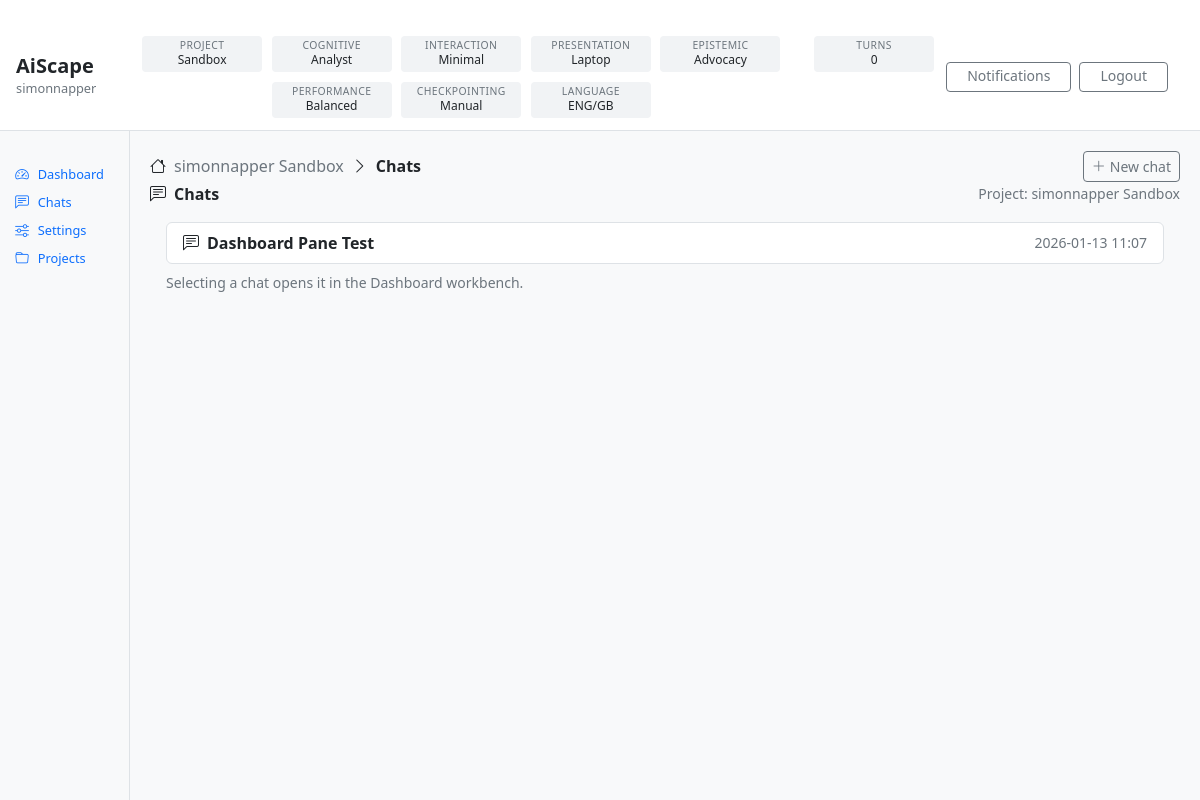
Screenshot of /accounts/chats/ (signed in) with the database file from the repository.
### accounts/models.py (models this page shows)
class User(AbstractUser):
    email = models.EmailField(unique=True)

### projects/models.py (models this page shows, shortened)
class Project(models.Model):
    class Kind(models.TextChoices):
        STANDARD = "STANDARD", "Standard"
        SANDBOX = "SANDBOX", "Sandbox"
    class PrimaryType(models.TextChoices):
        META = "META", "Meta / Programme"
        KNOWLEDGE = "KNOWLEDGE", "Knowledge"
        DELIVERY = "DELIVERY", "Delivery"
        RESEARCH = "RESEARCH", "Research"
        OPERATIONS = "OPERATIONS", "Operations"
    class Mode(models.TextChoices):
        PLAN = "PLAN", "Plan"
        EXECUTE = "EXECUTE", "Execute"
        REVIEW = "REVIEW", "Review"
    class Status(models.TextChoices):
        ACTIVE = "ACTIVE", "Active"
        PAUSED = "PAUSED", "Paused"
        ARCHIVED = "ARCHIVED", "Archived"
    name = models.CharField(max_length=200, unique=True)
    description = models.TextField(blank=True)
    purpose = models.TextField(blank=True, default="")
    kind = models.CharField(
        max_length=20,
        choices=Kind.choices,
        default=Kind.STANDARD,
    )
    primary_type = models.CharField(
        max_length=20,
        choices=PrimaryType.choices,
        default=PrimaryType.DELIVERY,
    )
    mode = models.CharField(
        max_length=10,
        choices=Mode.choices,
        default=Mode.PLAN,
    )
    status = models.CharField(
        max_length=10,
        choices=Status.choices,
        default=Status.ACTIVE,
    )
    owner = models.ForeignKey(
        settings.AUTH_USER_MODEL,
        on_delete=models.PROTECT,
        related_name="owned_projects",
    )
    active_l4_config = models.ForeignKey(
        "config.ConfigRecord",
        on_delete=models.PROTECT,
        null=True,
        blank=True,
        related_name="projects_using_as_active_l4",
    )
    created_at = models.DateTimeField(auto_now_add=True)
    updated_at = models.DateTimeField(auto_now=True)

### accounts/models_avatars.py (models this page shows, shortened)
class Avatar(models.Model):
    class Category(models.TextChoices):
        COGNITIVE = "COGNITIVE", "Cognitive"
        INTERACTION = "INTERACTION", "Interaction"
        PRESENTATION = "PRESENTATION", "Presentation"
        EPISTEMIC = "EPISTEMIC", "Epistemic"
        PERFORMANCE = "PERFORMANCE", "Performance"
        CHECKPOINTING = "CHECKPOINTING", "Checkpointing"
    category = models.CharField(max_length=20, choices=Category.choices)
    key = models.SlugField(max_length=80)  # unique per category (enforced below)
    name = models.CharField(max_length=120)
    description = models.TextField(blank=True)
    is_active = models.BooleanField(default=True)
    created_at = models.DateTimeField(auto_now_add=True)
    updated_at = models.DateTimeField(auto_now=True)
    class Meta:
        unique_together = [("category", "key")]
        indexes = [
            models.Index(fields=["category", "is_active"]),
            models.Index(fields=["category", "key"]),
        ]

class UserProfile(models.Model):
    user = models.OneToOneField(
        settings.AUTH_USER_MODEL,
        on_delete=models.CASCADE,
        related_name="profile",
    )
    default_language = models.CharField(max_length=40, default="English")
    default_language_variant = models.CharField(max_length=40, default="British English")
    language_switching_permitted = models.BooleanField(default=True)
    persist_language_switch_for_session = models.BooleanField(default=True)
    cognitive_avatar = models.ForeignKey(
        Avatar,
        on_delete=models.PROTECT,
        related_name="users_cognitive",
        limit_choices_to={"category": Avatar.Category.COGNITIVE, "is_active": True},
    )
    interaction_avatar = models.ForeignKey(
        Avatar,
        on_delete=models.PROTECT,
        related_name="users_interaction",
        limit_choices_to={"category": Avatar.Category.INTERACTION, "is_active": True},
    )
    presentation_avatar = models.ForeignKey(
        Avatar,
        on_delete=models.PROTECT,
        related_name="users_presentation",
        limit_choices_to={"category": Avatar.Category.PRESENTATION, "is_active": True},
    )
    epistemic_avatar = models.ForeignKey(
        Avatar,
        on_delete=models.PROTECT,
        related_name="users_epistemic",
        limit_choices_to={"category": Avatar.Category.EPISTEMIC, "is_active": True},
    )
    performance_avatar = models.ForeignKey(
        Avatar,
        on_delete=models.PROTECT,
        related_name="users_performance",
        limit_choices_to={"category": Avatar.Category.PERFORMANCE, "is_active": True},
    )
    checkpointing_avatar = models.ForeignKey(
        Avatar,
        on_delete=models.PROTECT,
        related_name="users_checkpointing",
        limit_choices_to={"category": Avatar.Category.CHECKPOINTING, "is_active": True},
    )
    created_at = models.DateTimeField(auto_now_add=True)
    updated_at = models.DateTimeField(auto_now=True)
    class Meta:
        indexes = [
            models.Index(fields=["default_language_variant"]),
        ]

### chats/models.py (models this page shows, shortened)
class ChatWorkspace(models.Model):
    class Status(models.TextChoices):
        ACTIVE = "ACTIVE", "Active"
        ARCHIVED = "ARCHIVED", "Archived"
    project = models.ForeignKey(
        "projects.Project",
        on_delete=models.CASCADE,
        related_name="chats",
    )
    folder = models.ForeignKey(
        "projects.Folder",
        on_delete=models.SET_NULL,
        null=True,
        blank=True,
        related_name="chats",
    )
    title = models.CharField(max_length=250)
    status = models.CharField(
        max_length=20,
        choices=Status.choices,
        default=Status.ACTIVE,
    )
    created_by = models.ForeignKey(
        settings.AUTH_USER_MODEL,
        on_delete=models.PROTECT,
        related_name="created_chats",
    )
    created_at = models.DateTimeField(auto_now_add=True)
    updated_at = models.DateTimeField(auto_now=True)

### accounts/views.py (the view)
# urls.py: path("chats/", views.chat_list, name="chat_list"),
@login_required
def chat_list(request):
    user = request.user
    if user.is_superuser or user.is_staff:
        pqs = accessible_projects_qs(request.user)
    else:
        pqs = accessible_projects_qs(request.user).filter(Q(owner=user) | Q(scoped_roles__user=user)).distinct()
    projects = pqs.select_related("owner", "active_l4_config").order_by("name")
    active_project = None
    active_project_id = request.session.get("rw_active_project_id")
    if active_project_id:
        active_project = projects.filter(pk=active_project_id).first()
    if active_project is None:
        active_project = projects.first()
        if active_project:
            request.session["rw_active_project_id"] = active_project.id
            request.session.modified = True
    chats = []
    if active_project:
        from chats.models import ChatWorkspace
        chats = list(
            ChatWorkspace.objects.filter(
                project=active_project,
                status=ChatWorkspace.Status.ACTIVE,
            ).order_by("-updated_at", "-created_at")
        )
    return render(
        request,
        "accounts/chat_list.html",
        {
            "projects": projects,
            "active_project": active_project,
            "chats": chats,
        },
    )

### accounts/templatetags/rw_extras.py (called while the page is built)
@register.filter
def get_item(d, key):
    if d is None:
        return None
    try:
        return d.get(key)
    except AttributeError:
        try:
            return d[key]
        except Exception:
            return None

### notifications/context_processors.py (called while the page is built)
def notifications_bar(request) -> Dict[str, Any]:
    user = getattr(request, "user", None)
    if not user or isinstance(user, AnonymousUser) or not user.is_authenticated:
        return {"rw_notifications": None}
    unread = Notification.objects.filter(recipient=user, is_read=False).count()
    return {
        "rw_notifications": {
            "unread_count": unread,
        }
    }

### projects/services.py (called while the page is built)
def accessible_projects_qs(user):
    if not getattr(user, "is_authenticated", False):
        return Project.objects.none()
    if user.is_superuser or user.is_staff:
        return Project.objects.all()
    return Project.objects.filter(
        Q(owner=user) | Q(scoped_roles__user=user)
    ).distinct()

### templates/accounts/chat_list.html (shortened to what this page needs)
{% extends "base.html" %}
{% block content %}
<div class="rw-main-inner">
    <div class="rw-breadcrumbs d-flex align-items-center justify-content-between">
        <div class="d-flex align-items-center gap-2">
            <i class="bi bi-house"></i>
            <span class="text-secondary">{% if active_project %}{{ active_project.name }}{% else %}—{% endif %}</span>
            <i class="bi bi-chevron-right"></i>
            <span class="fw-semibold">Chats</span>
        </div>
        <div class="d-flex align-items-center gap-2">
            <a class="btn btn-sm btn-outline-secondary" href="#">
                <i class="bi bi-plus-lg me-1"></i>New chat
            </a>
        </div>
    </div>
    <div class="rw-workarea">
        <div class="rw-pane">
            <div class="rw-pane-header d-flex align-items-center justify-content-between">
                <div class="fw-semibold">
                    <i class="bi bi-chat-left-text me-2"></i>Chats
                </div>
                {% if active_project %}
                <span class="text-secondary small">Project: {{ active_project.name }}</span>
                {% endif %}
            </div>
            <div class="rw-pane-body p-3">
                {% if not active_project %}
                <div class="alert alert-secondary mb-0">
                    You do not have access to any projects yet.
                </div>
                {% elif not chats %}
                <div class="alert alert-secondary mb-0">
                    No chats yet in this project.
                </div>
                {% else %}
                <div class="list-group">
                    {% for c in chats %}
                    <a class="list-group-item list-group-item-action d-flex align-items-center justify-content-between"
                       href="{% url 'accounts:dashboard' %}?chat={{ c.id }}">
                        <div class="d-flex align-items-center gap-2">
                            <i class="bi bi-chat-left-text"></i>
                            <span class="fw-semibold">{{ c.title }}</span>
                        </div>
                        <span class="text-secondary small">{{ c.updated_at|date:"Y-m-d H:i" }}</span>
                    </a>
                    {% endfor %}
                </div>
                <div class="text-secondary small mt-2">
                    Selecting a chat opens it in the Dashboard workbench.
                </div>
                {% endif %}
            </div>
        </div>
    </div>
</div>
{% endblock %}

### templates/partials/topbar.html (shortened to what this page needs)
{% load rw_extras %}
<header class="rw-topbar" role="banner">
  <div class="rw-topbar-left">
    <div class="rw-brand">
      <div class="rw-brand-name">AiScape</div>
      <div class="rw-brand-user">{{ request.user.username }}</div>
    </div>
  </div>
  <div class="rw-topbar-centre">
    <div class="rw-status-grid" aria-label="Active configuration status">
      <div class="rw-status">
          <div class="rw-status-label">Project</div>
          <div class="rw-status-value">
            {% if rw_projects and rw_projects.active %}
               {{ rw_projects.active.kind|title }}
            {% else %}
               —
            {% endif %}
          </div>
</div>
      {% if rw_overrides %}
        {% for cat_key, cat_label in rw_overrides.categories %}
        <div class="rw-status">
          <div class="rw-status-label">{{ cat_label }}</div>
          <div class="rw-status-value">{{ rw_overrides.defaults|get_item:cat_key }}</div>
        </div>
        {% endfor %}
      {% endif %}
      <div class="rw-status">
        <div class="rw-status-label">Language</div>
        <div class="rw-status-value">
          {% with p=request.user.profile %}
            {{ p.default_language|default:""|slice:":3"|upper }}/{{ p.default_language_variant|default:""|slice:":3"|upper }}
          {% endwith %}
        </div>
      </div>
    </div>
    <div class="rw-status">
      <div class="rw-status-label">Turns</div>
      <div class="rw-status-value">
        {% if rw_chat %}{{ rw_chat.turn_count }}{% else %}—{% endif %}
      </div>
</div>
  </div>
  <div class="rw-topbar-right">
    <a class="btn btn-sm btn-outline-secondary rw-topbar-btn rw-bell-btn"
       href="{% url 'notifications:list' %}">
      Notifications
    </a>
    <form action="{% url 'accounts:logout' %}" method="post" class="rw-inline-form">
      <button type="submit" class="btn btn-sm btn-outline-secondary rw-topbar-btn">
        Logout
      </button>
    </form>
  </div>
</header>

### static/app.css (style rules this page uses)
.rw-topbar { display: grid; grid-template-columns: auto 1fr auto; align-items: center; gap: 0.75rem; padding: 0.75rem 1rem; border-bottom: 1px solid #dee2e6; background: #fff; }
.rw-topbar-left { min-width: 0; }
.rw-topbar-centre { min-width: 0; display: flex; justify-content: center; }
.rw-topbar-right { display: flex; align-items: center; gap: 0.5rem; padding-right: 1rem; }
.rw-brand-name { font-weight: 600; font-size: 1.25rem; line-height: 1.1; }
.rw-brand-user { font-size: 0.8rem; color: #6c757d; margin-top: 0.1rem; white-space: nowrap; overflow: hidden; text-overflow: ellipsis; }
.rw-status-grid { display: flex; flex-wrap: wrap; gap: 0.6rem; justify-content: center; }
.rw-status { flex: 0 0 120px; width: 120px; min-width: 120px; max-width: 120px; height: 36px; min-height: 36px; max-height: 36px; display: flex; flex-direction: column; justify-content: center; align-items: center; border-radius: 4px; background: #f1f3f5; text-align: center; padding: 0.05rem; }
.rw-status-label { font-size: 0.65rem; line-height: 1; color: #6c757d; text-transform: uppercase; letter-spacing: 0.04em; margin-bottom: 0.15rem; }
.rw-status-value { font-size: 0.75rem; line-height: 1.2; font-weight: 500; color: #212529; white-space: nowrap; overflow: hidden; text-overflow: ellipsis; }
.rw-topbar-btn { white-space: nowrap; padding: 0.35rem 1.25rem; line-height: 1.2; }
.rw-inline-form { margin: 0; }
.rw-bell-btn { position: relative; }
.rw-pane-body { line-height: 1.5; }

### rows the page displays
User: user.username "simonnapper"
Project: active.kind "Sandbox", name "simonnapper Sandbox"
Avatar: category "COGNITIVE", defaults|get_item "Analyst"
Avatar: category "INTERACTION", defaults|get_item "Minimal"
Avatar: category "PRESENTATION", defaults|get_item "Laptop"
Avatar: category "EPISTEMIC", defaults|get_item "Advocacy"
Avatar: category "PERFORMANCE", defaults|get_item "Balanced"
Avatar: category "CHECKPOINTING", defaults|get_item "Manual"
UserProfile: default_language "ENG", default_language_variant "GB"
ChatWorkspace: title "Dashboard Pane Test", updated_at "2026-01-13 11:07"

### other values shown
{{ rw_chat.turn_count }} "0"
